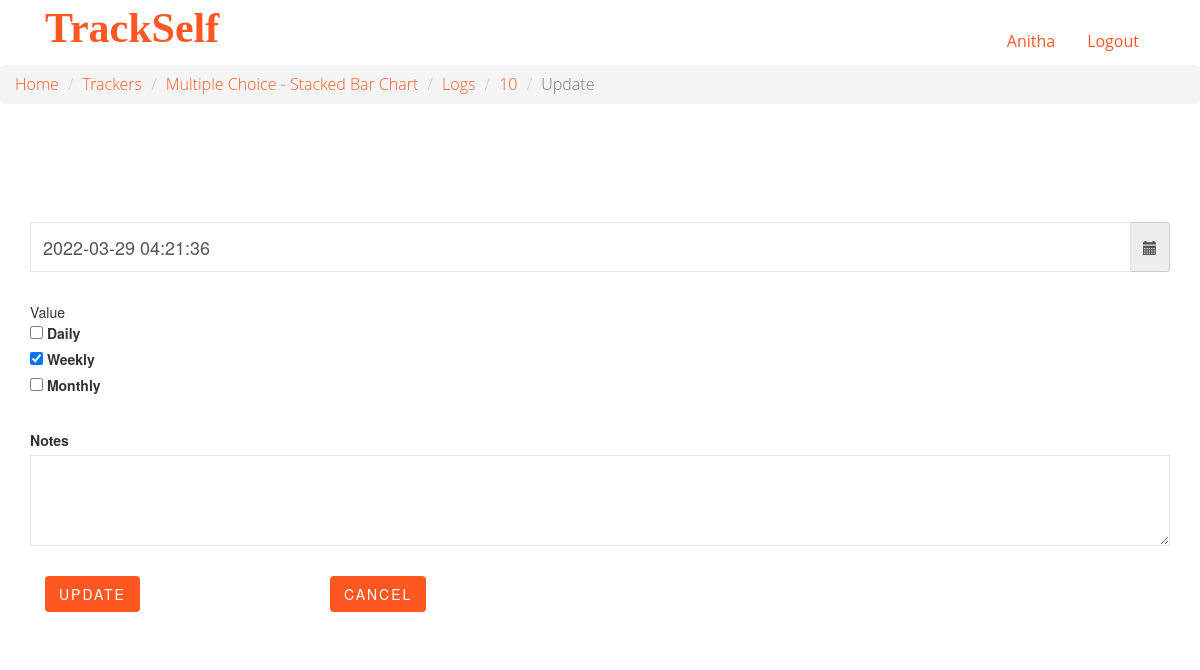
The page /trackers/21/logs/10/update (signed in) on the database its author committed.
### final/application/models.py (models this page shows)
class User(db.Model, UserMixin):
    __tablename__ = 'user'
    id = db.Column(db.Integer, autoincrement=True, primary_key=True)
    username = db.Column(db.String, unique=False)
    email = db.Column(db.String, unique=True)
    password = db.Column(db.String(255))
    active = db.Column(db.Boolean())
    roles = db.relationship('Role', secondary=roles_users,backref=db.backref('users', lazy='dynamic'))

class Tracker(db.Model):
    __tablename__ = 'tracker'
    id = db.Column(db.Integer, autoincrement=True, primary_key=True)
    name = db.Column(db.String, unique=True, nullable=False)
    description = db.Column(db.String, nullable=False)
    type = db.Column(db.String, nullable=False)
    settings = db.Column(db.String)

class Log(db.Model):
    __tablename__ = 'log'
    id = db.Column(db.Integer, primary_key=True, autoincrement=True)
    timestamp = db.Column(db.String, nullable=False)
    tracker = db.Column(db.Integer, db.ForeignKey('tracker.id'), nullable=False)
    value = db.Column(db.String, nullable=False)
    note = db.Column(db.String)

### final/application/controllers.py (the view, shortened to what this page needs)
@app.route("/trackers/<string:tracker_id>/logs/<string:log_id>/update", methods=["GET", "POST"])
@login_required
def log_update(tracker_id, log_id):
    if request.method == 'GET':
        tracker = Tracker.query.filter_by(id=tracker_id).first()
        log = Log.query.filter_by(id=log_id).first()
        return render_template('log-update.html', tracker=tracker, log=log)

### final/templates/log-update.html (shortened to what this page needs)
<!DOCTYPE html>
<html class="no-js">
<head>
    {% include 'css.html' %}
</head>
<body>
<div id="fh5co-wrapper">
    <div id="fh5co-page">
        <header id="fh5co-header-section" class="sticky-banner">
            <div class="container">
                <div class="nav-header">
                    <h1 id="fh5co-logo" class="col-sm-2"><a href="/">TrackSelf</a></h1>
                    {% include 'login-state.html' %}
                </div>
            </div>
        </header>
        <nav aria-label="breadcrumb">
            <ol class="breadcrumb">
                <li class="breadcrumb-item"><a href="/">Home</a></li>
                <li class="breadcrumb-item"><a href="/trackers">Trackers</a></li>
                <li class="breadcrumb-item"><a href="/trackers/{{ tracker['id'] }}">{{ tracker['name'] }}</a></li>
                <li class="breadcrumb-item"><a href="/trackers/{{ tracker['id'] }}/logs">Logs</a></li>
                <li class="breadcrumb-item"><a href="/trackers/{{ tracker['id'] }}/logs/{{ log['id'] }}">{{ log['id']
                    }}</a></li>
                <li class="breadcrumb-item active" aria-current="page">Update</li>
            </ol>
        </nav>
        <div id="fh5co-contact" class="animate-box">
            <div class="container">
                <form action="/trackers/{{ tracker['id'] }}/logs/{{ log['id'] }}/update" method="POST" id="log-form">
                    <div class="row">
                        <div class="col-md-12">
                            <div class="form-group">
                                <div class='input-group date' id='datetimepicker1'>
                                    <input type='text' class="form-control" name="timestamp" placeholder="When"
                                           value="{{ log['timestamp'] }}"
                                           required/>
                                    <span class="input-group-addon">
                                           <span class="glyphicon glyphicon-calendar"></span>
                                           </span>
                                </div>
                            </div>
                        </div>
                        <div class="col-md-12">
                            <div class="form-group">
                                Value
                                {% if tracker['type'] == 'choice'%}
                                {% set list = tracker['settings'].split(',') %}
                                {% for choice in list %}
                                <div class="form-check">
                                    <input type="checkbox" class="form-check-input" name="value" value="{{ choice }}"
                                    {% if choice in log.value%}checked='checked' {% endif %}>
                                    <label class="form-check-label" for="value">
                                        {{ choice }}
                                    </label>
                                </div>
                                {% endfor %}
                                {% elif tracker['type'] == 'duration'%}
                                <input type="text" class="form-control" name='value' class="duration"
                                       value="{{ log['value'] }}" required/>
                                {% elif tracker['type'] == 'boolean'%}
                                <select name="value" class="form-control" id="value">
                                    <option value="1" {% if log.value=='1'%}selected='selected'{% endif %}>True</option>
                                    <option value="-1" {% if log.value=='-1'%}selected='selected'{% endif %}>False
                                    </option>
                                </select>
                                {% elif tracker['type'] == 'numeric'%}
                                <input type="number" class="form-control" name='value' value="{{ log['value'] }}" step='0.01' required/>
                                {% else %}
                                <input type="text" class="form-control" name="value" value="{{ log['value'] }}" required/>
                                {% endif %}
                            </div>
                        </div>
                        <div class="col-md-12">
                            <div class="form-group">
                                <label for="notes">Notes</label>
                                <textarea id="notes" class="form-control" name="notes"
                                          rows="3">{{ log['note'] }}</textarea>
                            </div>
                        </div>
                        <div class="col-md-12">
                            <div class="col-md-3">
                                <div class="form-group">
                                    <input type="submit" value="Update" class="btn btn-primary">
                                </div>
                            </div>
                            <div class="col-md-3">
                                <div class="form-group">
                                    <button id="cancelButton" class="btn btn-primary"
                                            onclick="cancel({{ tracker['id'] }})">
                                        Cancel
                                    </button>
                                </div>
                            </div>
                        </div>
                    </div>
                </form>
            </div>
        </div>
    </div>
</div>
{% include 'calendar.html' %}
</body>
</html>

### final/templates/login-state.html (shortened to what this page needs)
<nav id="fh5co-menu-wrap" role="navigation" class="col-sm-10">
    <ul class="sf-menu" id="fh5co-primary-menu">
         {% if current_user.is_authenticated %}
            <li>
                <a href = "#">{{current_user.username}}</a>
            </li>
            <li>
                <a href = "/logout">Logout</a>
            </li>
        {% endif %}
    </ul>
</nav>

### final/static/css/superfish.css (style rules this page uses)
.sf-menu, .sf-menu * { margin: 0; padding: 0; list-style: none; }
.sf-menu li { position: relative; }
.sf-menu > li { float: left; }
.sf-menu a { display: block; position: relative; }
.sf-menu { float: left; margin-bottom: 1em; }
.sf-menu a { border-left: 1px solid #fff; border-top: 1px solid #dFeEFF; border-top: 1px solid rgba(255,255,255,.5); padding: .75em 1em; text-decoration: none; zoom: 1; }
.sf-menu a { color: #13a; }
.sf-menu li { background: #BDD2FF; white-space: nowrap; *white-space: normal; -webkit-transition: background .2s; transition: background .2s; }

### final/static/css/style.css (style rules this page uses)
body { font-family: "Open Sans", Arial, sans-serif; line-height: 1.6; font-size: 16px; background: #fff; color: #848484; font-weight: 300; overflow-x: hidden; }
a { color: #ff5722; -webkit-transition: 0.5s, ease; -o-transition: 0.5s, ease; transition: 0.5s, ease; }
p, ul, ol { margin-bottom: 1.5em; font-size: 16px; color: #848484; font-family: "Open Sans", Arial, sans-serif; }
h1, h2, h3, h4, h5, h6 { color: #5a5a5a; font-family: "Open Sans", Arial, sans-serif; font-weight: 400; margin: 0 0 30px 0; }
.sf-menu { margin: 7px 0 0 0 !important; }
.sf-menu { float: right; }
.sf-menu a { color: rgba(0, 0, 0, 0.5); padding: 0.75em 1em !important; font-weight: normal; border-left: none; border-top: none; border-top: none; text-decoration: none; zoom: 1; font-size: 16px; border-bottom: none !important; }
.sf-menu li, .sf-menu ul li, .sf-menu ul ul li, .sf-menu li:hover, .sf-menu li.sfHover { background: transparent; }
#fh5co-header-section { padding: 0; position: relative; left: 0; width: 100%; z-index: 1022; background: #fff; }
.nav-header { position: relative; float: left; width: 100%; }
#fh5co-logo { position: relative; z-index: 2; font-size: 22px; text-transform: uppercase; font-weight: 700; float: left; margin: 5px 0px 0px 0px; }
#fh5co-logo a { color: #ff5722; }
#fh5co-menu-wrap { position: relative; z-index: 2; display: block; float: right; margin-top: 1%; }
#fh5co-menu-wrap .sf-menu a { padding: 1em .75em; }
#fh5co-services, #fh5co-about, #fh5co-contact { padding: 7em 0; }
#fh5co-contact .form-control { -webkit-box-shadow: none; -moz-box-shadow: none; -ms-box-shadow: none; -o-box-shadow: none; box-shadow: none; border: none; border: 1px solid rgba(0, 0, 0, 0.1); font-size: 18px; font-weight: 400; -webkit-border-radius: 0px; -moz-border-radius: 0px; -ms-border-radius: 0px; border-radius: 0px; }
#fh5co-contact input[type="text"] { height: 50px; }
#fh5co-contact .form-group { margin-bottom: 30px; }
.btn { -webkit-transition: 0.3s; -o-transition: 0.3s; transition: 0.3s; }
.btn { text-transform: uppercase; letter-spacing: 2px; -webkit-transition: 0.3s; -o-transition: 0.3s; transition: 0.3s; }
.btn.btn-primary { background: #ff5722; color: #fff; border: none !important; border: 2px solid transparent !important; }
#fh5co-wrapper { overflow-x: hidden; position: relative; }
#fh5co-page { position: relative; -webkit-transition: 0.5s; -o-transition: 0.5s; transition: 0.5s; }

### final/templates/css.html (style rules this page uses)
#fh5co-logo a { color: #ff5722; text-transform: none; font-family: Garamond; font-size: 42px; }

### final/templates/log-update.html (style rules this page uses)
#fh5co-logo a { color: #ff5722; text-transform: none; font-family: Garamond; font-size: 42px; }
a { color: #ff5722 !important; }

### rows shown on the page
User: username "Anitha"
Tracker: name "Multiple Choice - Stacked Bar Chart"
Log: id "10", timestamp "2022-03-29 04:21:36", value "☑"

### other values the page prints
{{ choice }} "Daily" "Weekly" "Monthly"
